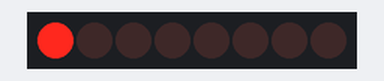
A sketch run on a simulated Arduino Uno, built with avr-gcc and run on an emulated ATmega328P. Shown: 8 shift-register outputs drawn as a row of LEDs (first output left, lit = HIGH). Wiring (inferred from the names in the program): shift register (74HC595): data pin 7; shift clock pin 13; latch pin 12. Wiring (inferred from the signals the program sends): row of LEDs: on Q0, Q1, Q2, Q3, Q4, Q5, Q6, Q7.

Above: at 0.6 s.
At 5.1 s:
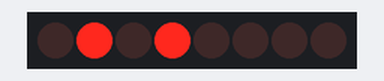
At 10.1 s:
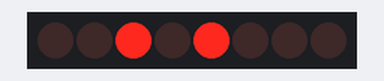
At 20.1 s:
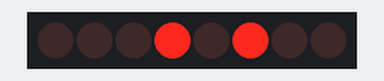
At 30.1 s:
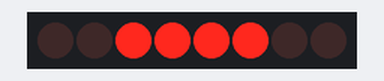
At 39.75 s:
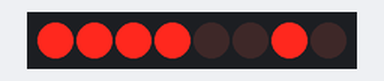
Timing chart, 0 to 40.0 s (numbered marks = the images above):
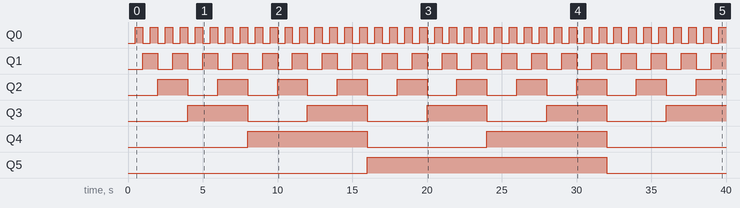

The sketch:

74595_TEST.ino
```cpp
/*
  Autor: Edgar Cano
  Rev: 08/04/2024
*/

const int shiftClock = 13;
const int latchClock = 12;
const int serialPin = 7;

void setup() {

pinMode(shiftClock, OUTPUT);
pinMode(latchClock, OUTPUT);
pinMode(serialPin, OUTPUT);
}

void loop() {

  for (int numberToDisplay = 0; numberToDisplay  < 256; numberToDisplay++){
    digitalWrite(latchClock, LOW);
    shiftOut(serialPin, shiftClock, MSBFIRST, numberToDisplay);
    digitalWrite(latchClock, HIGH);
    delay(500);
  }
}
```

Measured:
- by itself, Q0: alternates HIGH for 0.50 s and LOW for 0.50 s
- by itself, Q1: alternates HIGH for 1.0 s and LOW for 1.0 s
- by itself, Q2: alternates HIGH for 2.0 s and LOW for 2.0 s
- by itself, Q3: alternates HIGH for 4.0 s and LOW for 4.0 s
- by itself, Q4: alternates HIGH for 8.0 s and LOW for 8.0 s
- by itself, Q5: LOW → HIGH at 16.0 s, → LOW 16.0 s later
